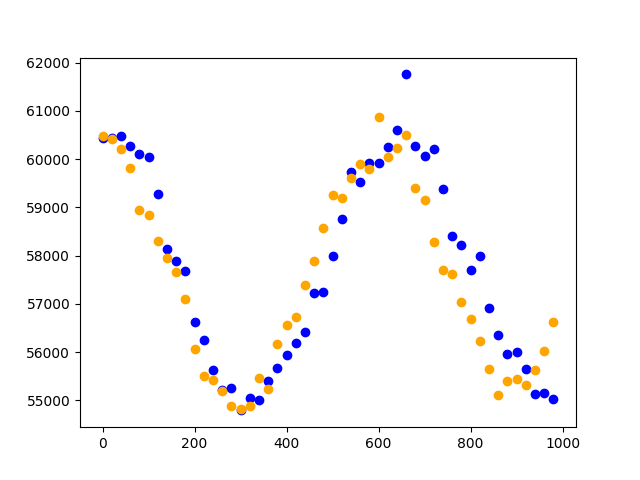

Python code for this plot:
# Importing necessary libraries
import numpy as np
import matplotlib.pyplot as plt
from qibolab import create_platform, ExecutionParameters, AveragingMode, AcquisitionType
from qibolab.pulses import Pulse, ReadoutPulse, PulseSequence, Drag
from tqdm import tqdm

# Setting execution parameters
opts = ExecutionParameters(
    nshots=1000,  # Number of shots
    relaxation_time=200e3,  # Qubit relaxation time in ns
    acquisition_type=AcquisitionType.INTEGRATION,  # Type of acquisition
    averaging_mode=AveragingMode.SEQUENTIAL  # Averaging mode
)

# Creating platform and connecting
platform = create_platform("icarusq_rd_sq_a11")
platform.connect()

# Creating readout pulses for qubits 6 and 7
q6_ro = platform.create_qubit_readout_pulse(5, 0)
q7_ro = platform.create_qubit_readout_pulse(6, 0)

# Creating pi pulses for qubits 6 and 7
q6_pi_pulse = platform.create_RX_pulse(qubit=5, start=5)
q7_pi_pulse = platform.create_RX_pulse(qubit=6, start=5)

######################################################
# Q6 CRTL Q7 TARGET

# Creating control pulse
CR_pulse = q7_pi_pulse.copy()
CR_pulse.channel = q6_pi_pulse.channel

# Setting up pulse lengths for Rabi experiment
rabi_pulse_length = np.arange(0, 1000, 20)

# Initializing arrays for results
crtl_gnd_results = np.zeros(len(rabi_pulse_length))
crtl_exc_results = np.zeros(len(rabi_pulse_length))

# Creating pulse sequence for ground state
ps = PulseSequence(*[CR_pulse, q7_ro])

# Performing Rabi experiment for ground state
for idx, t in enumerate(tqdm(rabi_pulse_length)):
    CR_pulse.duration = t
    q7_ro.start = CR_pulse.finish
    crtl_gnd_results[idx] = platform.execute_pulse_sequence(ps, opts)[q7_ro.serial].magnitude

# Adding pi pulse for excitation
ps.add(q6_pi_pulse)
CR_pulse.start = q6_pi_pulse.finish

# Performing Rabi experiment for excited state
for idx, t in enumerate(tqdm(rabi_pulse_length)):
    CR_pulse.duration = t
    q7_ro.start = CR_pulse.finish
    crtl_exc_results[idx] = platform.execute_pulse_sequence(ps, opts)[q7_ro.serial].magnitude

# Plotting results
plt.scatter(rabi_pulse_length, crtl_gnd_results, color="blue")
plt.scatter(rabi_pulse_length, crtl_exc_results, color="orange")
plt.savefig('rabi.png')  # Saving plot as image file

np.save('crtl_gnd_results.npy',crtl_gnd_results)
np.save('crtl_exc_results.npy', crtl_exc_results)
np.save('rabi_pulse_length.npy', rabi_pulse_length)